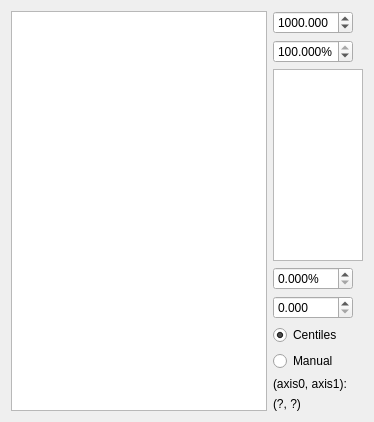
            <widget class="QWidget" name="tab_2D">
             <attribute name="title">
              <string>2D View</string>
             </attribute>
             <layout class="QGridLayout" name="gridLayout_6">
              <item row="8" column="1">
               <widget class="QLabel" name="pos_show">
                <property name="text">
                 <string>(?, ?)</string>
                </property>
               </widget>
              </item>
              <item row="1" column="1">
               <widget class="ScienDSpinBox" name="alignment_2d_cb_high_centiles_DSpinBox">
                <property name="maximumSize">
                 <size>
                  <width>80</width>
                  <height>16777215</height>
                 </size>
                </property>
                <property name="suffix">
                 <string>%</string>
                </property>
                <property name="decimals">
                 <number>3</number>
                </property>
                <property name="maximum">
                 <double>100.000000000000000</double>
                </property>
                <property name="singleStep">
                 <double>0.010000000000000</double>
                </property>
                <property name="value">
                 <double>100.000000000000000</double>
                </property>
               </widget>
              </item>
              <item row="6" column="1">
               <widget class="QRadioButton" name="alignment_2d_manual_RadioButton">
                <property name="text">
                 <string>Manual</string>
                </property>
                <property name="checked">
                 <bool>false</bool>
                </property>
               </widget>
              </item>
              <item row="7" column="1">
               <widget class="QLabel" name="pos_label">
                <property name="text">
                 <string>(axis0, axis1):</string>
                </property>
               </widget>
              </item>
              <item row="3" column="1">
               <widget class="ScienDSpinBox" name="alignment_2d_cb_low_centiles_DSpinBox">
                <property name="maximumSize">
                 <size>
                  <width>80</width>
                  <height>16777215</height>
                 </size>
                </property>
                <property name="suffix">
                 <string>%</string>
                </property>
                <property name="decimals">
                 <number>3</number>
                </property>
                <property name="maximum">
                 <double>100.000000000000000</double>
                </property>
                <property name="singleStep">
                 <double>0.010000000000000</double>
                </property>
               </widget>
              </item>
              <item row="0" column="0" rowspan="9">
               <widget class="ScanPlotWidget" name="alignment_2d_GraphicsView">
                <property name="sizePolicy">
                 <sizepolicy hsizetype="Minimum" vsizetype="Expanding">
                  <horstretch>0</horstretch>
                  <verstretch>0</verstretch>
                 </sizepolicy>
                </property>
               </widget>
              </item>
              <item row="0" column="1">
               <widget class="ScienDSpinBox" name="alignment_2d_cb_max_centiles_DSpinBox">
                <property name="maximumSize">
                 <size>
                  <width>80</width>
                  <height>16777215</height>
                 </size>
                </property>
                <property name="decimals">
                 <number>3</number>
                </property>
                <property name="maximum">
                 <double>2100000000.000000000000000</double>
                </property>
                <property name="singleStep">
                 <double>0.100000000000000</double>
                </property>
                <property name="value">
                 <double>1000.000000000000000</double>
                </property>
               </widget>
              </item>
              <item row="2" column="1">
               <widget class="PlotWidget" name="alignment_2d_cb_GraphicsView">
                <property name="maximumSize">
                 <size>
                  <width>90</width>
                  <height>16777215</height>
                 </size>
                </property>
               </widget>
              </item>
              <item row="4" column="1">
               <widget class="ScienDSpinBox" name="alignment_2d_cb_min_centiles_DSpinBox">
                <property name="sizePolicy">
                 <sizepolicy hsizetype="Minimum" vsizetype="Fixed">
                  <horstretch>0</horstretch>
                  <verstretch>0</verstretch>
                 </sizepolicy>
                </property>
                <property name="maximumSize">
                 <size>
                  <width>80</width>
                  <height>16777215</height>
                 </size>
                </property>
                <property name="layoutDirection">
                 <enum>Qt::LeftToRight</enum>
                </property>
                <property name="decimals">
                 <number>3</number>
                </property>
                <property name="maximum">
                 <double>1000000000.000000000000000</double>
                </property>
                <property name="singleStep">
                 <double>0.100000000000000</double>
                </property>
               </widget>
              </item>
              <item row="5" column="1">
               <widget class="QRadioButton" name="alignment_2d_centiles_RadioButton">
                <property name="text">
                 <string>Centiles</string>
                </property>
                <property name="checked">
                 <bool>true</bool>
                </property>
               </widget>
              </item>
             </layout>
            </widget>
